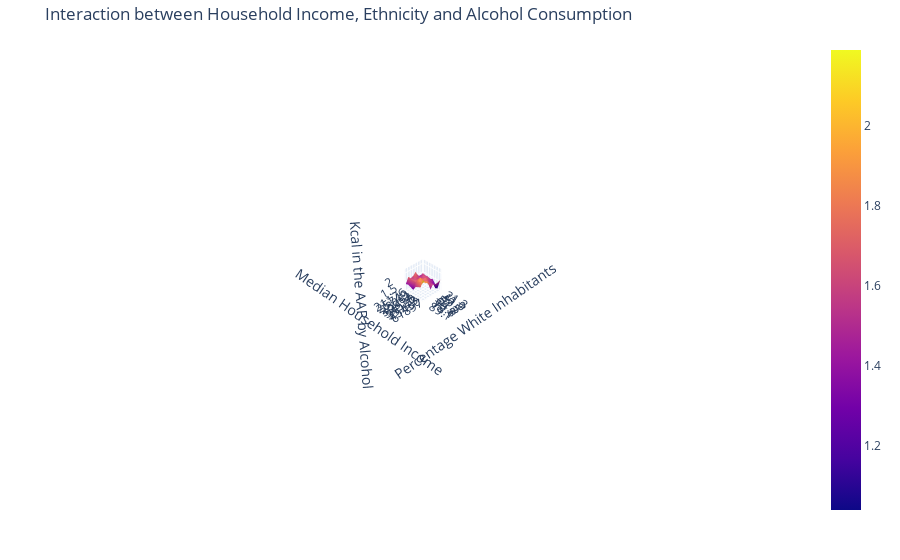

Here is the notebook cell this chart was saved with:
### Code cell
three_D_plot_factory(dataframe = msoa_combined_year,
                     x_axis ="annual_median_income_2011" ,
                     y_axis = "perc_ethnicity_white_2011",
                     title = "Interaction between Household Income, Ethnicity and Alcohol Consumption",
                     x_title = "Percentage White Inhabitants",
                     y_title = "Median Household Income",
                     z_title = "Kcal in the AAP by Alcohol",
                     aggfunc = np.mean, 
                     z_axis = "energy_alcohol",
                     html_name = "3D_Plot_White_Median_Income_Alcohol",
                     output_html = True,
                     auto_commit = True ,
                     quantiles = [0,.125,.25,.375,.5, .625,.75,.875,1]
                     ).show()

### Figure 1 — Plotly figure (JSON) as saved in the notebook; plotly's stock layout.template omitted (floating-point values rounded to 4 significant figures)
{"data": [{"type": "surface", "z": [[1.246, 1.405, 1.436, 1.766, 1.619, 1.555, 1.714, 1.381], [1.306, 1.607, 1.476, 1.564, 1.765, 1.604, 1.669, 1.424], [1.411, 1.556, 1.646, 1.539, 1.551, 1.621, 1.671, 1.36], [1.26, 1.575, 1.623, 1.628, 1.728, 1.757, 1.658, 1.289], [1.436, 1.497, 1.645, 1.742, 1.713, 1.911, 1.795, 1.534], [1.202, 1.45, 1.497, 1.652, 1.726, 1.775, 1.83, 1.624], [1.038, 1.137, 1.492, 1.527, 1.791, 1.825, 1.982, 1.679], [1.621, 1.55, 1.54, 1.606, 1.392, 1.866, 1.924, 2.191]]}], "layout": {"autosize": true, "margin": {"b": 40, "l": 40, "r": 40, "t": 40}, "scene": {"aspectmode": "auto", "aspectratio": {"x": 1, "y": 1, "z": 1}, "camera": {"center": {"x": 0, "y": 0, "z": 0}, "eye": {"x": 12.94, "y": 12.94, "z": 12.94}, "projection": {"type": "perspective"}, "up": {"x": 0, "y": 0, "z": 1}}, "xaxis": {"nticks": 8, "ticktext": ["21.3", "41.0", "49.7", "57.5", "64.3", "70.8", "78.1", "89.1"], "tickvals": [0, 1, 2, 3, 4, 5, 6, 7], "title": {"text": "Percentage White Inhabitants"}}, "yaxis": {"nticks": 8, "ticktext": ["21176", "25749", "28261", "30914", "34520", "39173", "45430", "61897"], "tickvals": [0, 1, 2, 3, 4, 5, 6, 7], "title": {"text": "Median Household Income"}}, "zaxis": {"title": {"text": "Kcal in the AAP by Alcohol"}}}, "title": {"text": "Interaction between Household Income, Ethnicity and Alcohol Consumption"}}}
